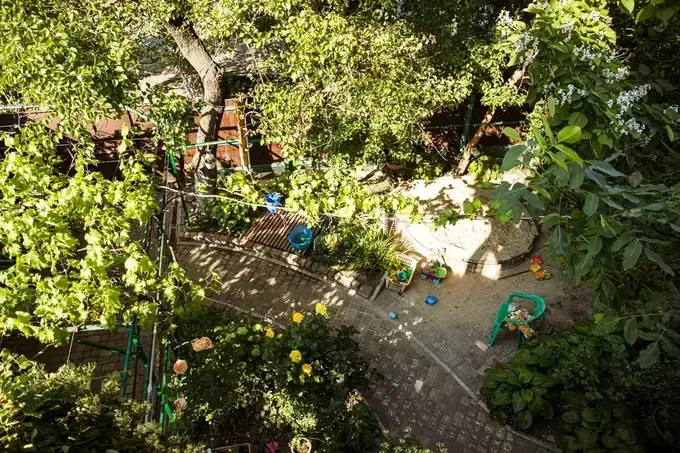
#> input picture img/territory-main.webp, 680 x 453 px
$ python resize-territory-images.py
#> lines starting #> are read from the running program, lines starting #| are printed output that depends on the picture
#!/usr/bin/env python3
"""Resize territory gallery images + generate thumb variants for mobile containers."""
from __future__ import annotations

from pathlib import Path

from PIL import Image

ROOT = Path(__file__).resolve().parents[1]
IMG = ROOT / "img"
# Gallery max 680px; mobile display ~425px — 680 covers 2x retina in column.
MAIN_MAX = 680
# Mobile thumb column ~187–207px wide; 208 ≈ 2x for ~104px CSS cell in 6-col grid.
THUMB_MAX = 208
QUALITY_MAIN = 74
QUALITY_THUMB = 68

NAMES = (
    "territory-main.webp",
    "territory-gazebo.webp",
    "territory-bbq.webp",
    "territory-playground.webp",
    "territory-kitchen.webp",
    "territory-balcony.webp",
)


def crop_cover_4_3(img: Image.Image, out_w: int) -> Image.Image:
    """Center-crop to 4:3 then scale to out_w."""
    out_h = round(out_w * 3 / 4)
    src_w, src_h = img.size
    target_ratio = out_w / out_h
    src_ratio = src_w / src_h
    if src_ratio > target_ratio:
        crop_h = src_h
        crop_w = round(src_h * target_ratio)
    else:
        crop_w = src_w
        crop_h = round(src_w / target_ratio)
    left = (src_w - crop_w) // 2
    top = (src_h - crop_h) // 2
    cropped = img.crop((left, top, left + crop_w, top + crop_h))
    return cropped.resize((out_w, out_h), Image.Resampling.LANCZOS)


def resize_to(path: Path, max_width: int, quality: int, *, crop_43: bool = False) -> None:
#> called with max_width = 680, quality = 74, crop_43 = False
    img = Image.open(path)
#> img is the input picture: PIL image 680x453 RGB; mean R, G, B 96, 96.5, 54.3
    w, h = img.size
#> w = 680; h = 453
    if crop_43:
        img = crop_cover_4_3(img, max_width)
        new_w, new_h = max_width, round(max_width * 3 / 4)
    elif w > max_width:
        new_h = round(h * max_width / w)
        img = img.resize((max_width, new_h), Image.Resampling.LANCZOS)
        new_w = max_width
    else:
        new_w, new_h = w, h
#> new_w = 680; new_h = 453
    img.save(path, "WEBP", quality=quality, method=6)
    print(f"{path.name}: -> {new_w}x{new_h} ({path.stat().st_size} bytes)")
#| territory-main.webp: -> 680x453 (98694 bytes)


def make_thumb(src: Path, dest: Path) -> None:
    img = Image.open(src)
    w, h = img.size
#> w = 680; h = 453
    if w > THUMB_MAX:
        new_h = round(h * THUMB_MAX / w)
#> new_h = 139
        img = img.resize((THUMB_MAX, new_h), Image.Resampling.LANCZOS)
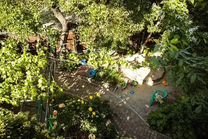
#> img: PIL image 208x139 RGB; mean R, G, B 95.9, 96.6, 54.6
    img.save(dest, "WEBP", quality=QUALITY_THUMB, method=6)
    print(f"  thumb {dest.name}: {img.size[0]}x{img.size[1]} ({dest.stat().st_size} bytes)")
#|   thumb territory-main-thumb.webp: 208x139 (10218 bytes)


def main() -> None:
    for name in NAMES:
        path = IMG / name
        if not path.exists():
            print(f"missing: {name}")
            continue
        crop = name == "territory-gazebo.webp"
        resize_to(path, MAIN_MAX, QUALITY_MAIN, crop_43=crop)
        make_thumb(path, IMG / name.replace(".webp", "-thumb.webp"))
#> pass 2 of the loop in main, `for name in NAMES:`:
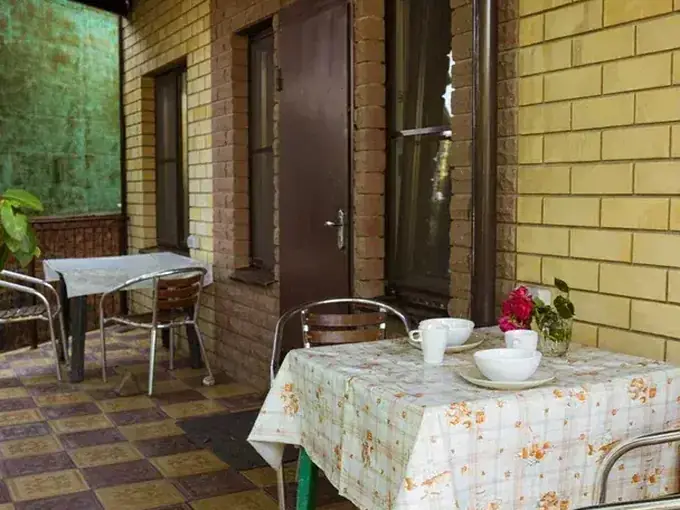
#> input picture img/territory-gazebo.webp, 680 x 510 px
#> in resize_to, img is the input picture: PIL image 680x510 RGB; mean R, G, B 120.9, 110.3, 83.8
#> in make_thumb (call 2), `img = img.resize((THUMB_MAX, new_h), Image.Resampling.LANCZOS)`:
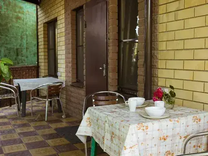
#> img: PIL image 208x156 RGB; mean R, G, B 120.8, 110.4, 83.6
#|   thumb territory-gazebo-thumb.webp: 208x156 (5476 bytes)
#> pass 3 of the loop in main, `for name in NAMES:`:
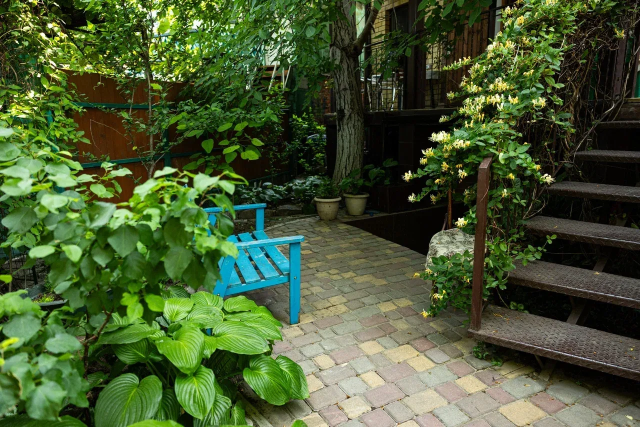
#> input picture img/territory-bbq.webp, 1280 x 854 px (shown at 1/2 size)
#> in resize_to, img is the input picture: PIL image 1280x854 RGB; mean R, G, B 71.1, 89.1, 49.8
#> in resize_to (call 3), `img = img.resize((max_width, new_h), Image.Resampling.LANCZOS)`:
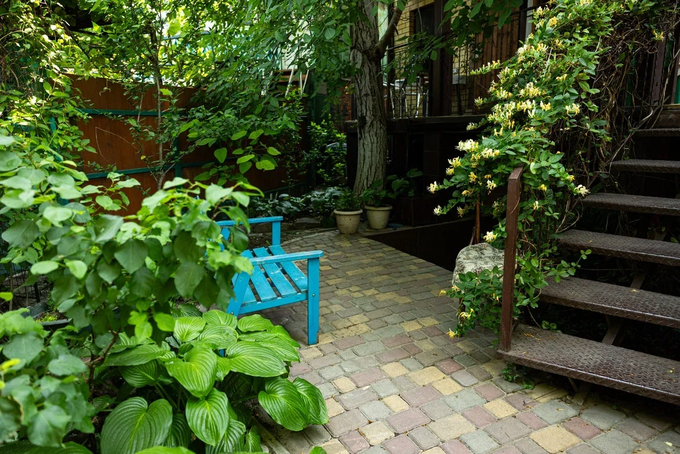
#> img: PIL image 680x454 RGB; mean R, G, B 71.1, 89.1, 49.9
#| territory-bbq.webp: -> 680x454 (72910 bytes)
#> in make_thumb (call 3), `img = img.resize((THUMB_MAX, new_h), Image.Resampling.LANCZOS)`:
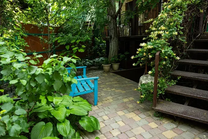
#> img: PIL image 208x139 RGB; mean R, G, B 71.1, 89.3, 50.5
#|   thumb territory-bbq-thumb.webp: 208x139 (8098 bytes)
#> the loop made 6 passes; the first 3 are shown


if __name__ == "__main__":
    main()
